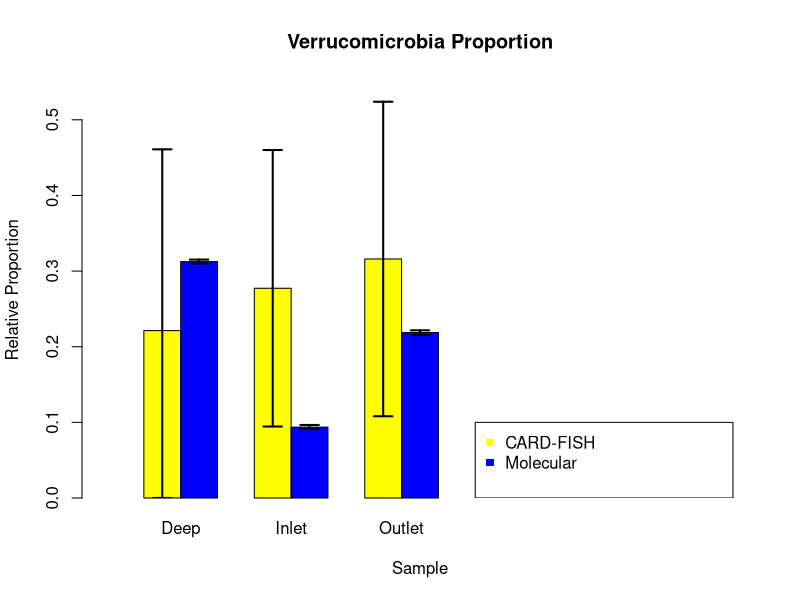

The R source for this figure:
## ---- chunk 1
#Create matrix of initial counts and area
#Also calculate sum of columns
Mus.In.Hypo.Eub.matrix <- matrix(nrow=3, ncol=3)
colnames(Mus.In.Hypo.Eub.matrix) <- c("DAPI","GFP", "Area um2")
Mus.In.Hypo.Eub.matrix[,1] <- c(539, 370, 288)
Mus.In.Hypo.Eub.matrix[,2] <- c(446, 267, 212)
Mus.In.Hypo.Eub.matrix[,3] <- c(4359.63, 2890.21, 1895.51)
MIHE.DAPI <- sum(Mus.In.Hypo.Eub.matrix[,1])
MIHE.GFP <- sum(Mus.In.Hypo.Eub.matrix[,2])
MIHE.Area <- sum(Mus.In.Hypo.Eub.matrix[,3])

Mus.Out.Hypo.Eub.matrix <- matrix(nrow=6, ncol=3)
colnames(Mus.Out.Hypo.Eub.matrix) <- c("DAPI","GFP","Area um2")
Mus.Out.Hypo.Eub.matrix[,1] <- c(107,200,160,182,264,159)
Mus.Out.Hypo.Eub.matrix[,2] <- c(70,123,86,100,169,105)
Mus.Out.Hypo.Eub.matrix[,3] <- c(3183.64,3971.45,3168.87,3980.98,4345.72,3283.65)
MOHE.DAPI <- sum(Mus.Out.Hypo.Eub.matrix[,1])
MOHE.GFP <- sum(Mus.Out.Hypo.Eub.matrix[,2])
MOHE.Area <- sum(Mus.Out.Hypo.Eub.matrix[,3])

Mus.Dep.Hypo.Eub.matrix <- matrix(nrow=4, ncol=3)
colnames(Mus.Dep.Hypo.Eub.matrix) <- c("DAPI","GFP", "Area um2")
Mus.Dep.Hypo.Eub.matrix[,1] <- c(266,316,220,280)
Mus.Dep.Hypo.Eub.matrix[,2] <- c(128,132,137,148)
Mus.Dep.Hypo.Eub.matrix[,3] <- c(3160.2,3466.53,3162.79,3485.15)
MDHE.DAPI <- sum(Mus.Dep.Hypo.Eub.matrix[,1])
MDHE.GFP <- sum(Mus.Dep.Hypo.Eub.matrix[,2])
MDHE.Area <- sum(Mus.Dep.Hypo.Eub.matrix[,3])

Mus.In.Hypo.Ver.matrix <- matrix(nrow=3, ncol=3)
colnames(Mus.In.Hypo.Ver.matrix) <- c("DAPI","GFP", "Area um2")
Mus.In.Hypo.Ver.matrix[,1] <- c(490,396,626)
Mus.In.Hypo.Ver.matrix[,2] <- c(107,80,137)
Mus.In.Hypo.Ver.matrix[,3] <- c(3476.03,3142.46,3939.4)
MIHV.DAPI <- sum(Mus.In.Hypo.Ver.matrix[,1])
MIHV.GFP <- sum(Mus.In.Hypo.Ver.matrix[,2])
MIHV.Area <- sum(Mus.In.Hypo.Ver.matrix[,3])

Mus.Out.Hypo.Ver.matrix <- matrix(nrow=6, ncol=3)
colnames(Mus.Out.Hypo.Ver.matrix) <- c("DAPI","GFP", "Area um2")
Mus.Out.Hypo.Ver.matrix[,1] <- c(145,150,120,226,244,180)
Mus.Out.Hypo.Ver.matrix[,2] <- c(30,21,22,34,51,47)
Mus.Out.Hypo.Ver.matrix[,3] <- c(4328.38,4316.28,4409.73,3971.45,4328.39,4321.46)
MOHV.DAPI <- sum(Mus.Out.Hypo.Ver.matrix[,1])
MOHV.GFP <- sum(Mus.Out.Hypo.Ver.matrix[,2])
MOHV.Area <- sum(Mus.Out.Hypo.Ver.matrix[,3])

Mus.Dep.Hypo.Ver.matrix <- matrix(nrow=5, ncol=3)
colnames(Mus.Dep.Hypo.Ver.matrix) <- c("DAPI","GFP","Area um2")
Mus.Dep.Hypo.Ver.matrix[,1] <- c(264,144,244,304,282)
Mus.Dep.Hypo.Ver.matrix[,2] <- c(29,15,26,41,27)
Mus.Dep.Hypo.Ver.matrix[,3] <- c(2836.98,3787.51,4356.16,4314.53,3611.04)
MDHV.DAPI <- sum(Mus.Dep.Hypo.Ver.matrix[,1])
MDHV.GFP <- sum(Mus.Dep.Hypo.Ver.matrix[,2])
MDHV.Area <- sum(Mus.Dep.Hypo.Ver.matrix[,3])

#Create table to display total counts
TEub.matrix <- matrix(nrow=2,ncol=3)
colnames(TEub.matrix) <- c("Deep","Inlet","Outlet")
rownames(TEub.matrix) <- c("Cells","Bacteria")
TEub.matrix[1,] <- c(MDHE.DAPI, MIHE.DAPI,MOHE.DAPI)
TEub.matrix[2,] <- c(MDHE.GFP, MIHE.GFP,MOHE.GFP)

TVer.matrix <- matrix(nrow=2,ncol=3)
colnames(TVer.matrix) <- c("Deep","Inlet","Outlet")
rownames(TVer.matrix) <- c("Cells","Verrucomicrobia")
TVer.matrix[1,] <- c(MDHV.DAPI, MIHV.DAPI,MOHV.DAPI)
TVer.matrix[2,] <- c(MDHV.GFP, MIHV.GFP,MOHV.GFP)

TEub.matrix

TVer.matrix
## ---- chunk 2
#Convert area from um2 to mm2
MDHE.Area <- MDHE.Area/10^6
MDHV.Area <- MDHV.Area/10^6
MIHE.Area <- MIHE.Area/10^6
MIHV.Area <- MIHV.Area/10^6
MOHE.Area <- MOHE.Area/10^6
MOHV.Area <- MOHV.Area/10^6

#Calculate total filtered area
MDHE.TArea <- 250/MDHE.Area
MDHV.TArea <- 250/MDHV.Area
MIHE.TArea <- 250/MIHE.Area
MIHV.TArea <- 250/MIHV.Area
MOHE.TArea <- 250/MOHE.Area
MOHV.TArea <- 250/MOHV.Area

#Create function to calculate cells/mL
cell.mL <- function(Area,Count){
  cell.filt <- Area * Count
  cells.mL <- cell.filt / 10
  return(cells.mL)
}

#Calculate cells/mL
MDHE.Cell.mL <- cell.mL(MDHE.TArea,MDHE.DAPI)
MDHE.Bac.mL <- cell.mL (MDHE.TArea, MDHE.GFP)
MDHV.Cell.mL <- cell.mL(MDHV.TArea, MDHV.DAPI)
MDHV.Ver.mL <- cell.mL(MDHV.TArea, MDHV.GFP)
MOHE.Cell.mL <- cell.mL (MOHE.TArea, MOHE.DAPI)
MOHE.Bac.mL <- cell.mL(MOHE.TArea, MOHE.GFP)
MOHV.Cell.mL <- cell.mL(MOHV.TArea,MOHV.DAPI)
MOHV.Ver.mL <- cell.mL(MOHV.TArea,MOHV.GFP)
MIHE.Cell.mL <- cell.mL(MIHE.TArea,MIHE.DAPI)
MIHE.Bac.mL <- cell.mL(MIHE.TArea,MIHE.GFP)
MIHV.Cell.mL <- cell.mL(MIHV.TArea,MIHV.DAPI)
MIHV.Ver.mL <- cell.mL(MIHV.TArea,MIHV.GFP)

#Create table to display cells/mL
Eub.matrix <- matrix(nrow=2,ncol=3)
colnames(Eub.matrix) <- c("Deep", "Inlet", "Outlet")
rownames(Eub.matrix) <- c("Cells/mL","Bacteria/mL")
Eub.matrix[1,] <- c(MDHE.Cell.mL,MIHE.Cell.mL,MOHE.Cell.mL)
Eub.matrix[2,] <- c(MDHE.Bac.mL,MIHE.Bac.mL,MOHE.Bac.mL)

Ver.matrix <- matrix(nrow=2,ncol=3)
colnames(Ver.matrix) <- c("Deep", "Inlet", "Outlet")
rownames(Ver.matrix) <- c("Cells/mL","Verrucomicrobia/mL")
Ver.matrix[1,] <- c(MDHV.Cell.mL,MIHV.Cell.mL,MOHV.Cell.mL)
Ver.matrix[2,] <- c(MDHV.Ver.mL,MIHV.Ver.mL,MOHV.Ver.mL)

Eub.matrix

Ver.matrix
## ---- chunk 3
#Calculate proporations
DBac.cell <- MDHE.Bac.mL/MDHE.Cell.mL
IBac.cell <- MIHE.Bac.mL/MIHE.Cell.mL
OBac.cell <- MOHE.Bac.mL/MOHE.Cell.mL
DVer.cell <- MDHV.Ver.mL/MDHV.Cell.mL
IVer.cell <- MIHV.Ver.mL/MIHV.Cell.mL
OVer.cell <- MOHV.Ver.mL/MOHV.Cell.mL
DVer.Bac <- MDHV.Ver.mL/MDHE.Bac.mL
IVer.Bac <- MIHV.Ver.mL/MIHE.Bac.mL
OVer.Bac <- MOHV.Ver.mL/MOHE.Bac.mL

#Create proportion table
Prop.matrix <- matrix(nrow=3,ncol=3)
colnames(Prop.matrix)<-c("Deep","Inlet","Outlet")
rownames(Prop.matrix)<-c("Bacteria/Cells","Verruco/Cells","Verruco/Bacteria")
Prop.matrix[1,]<-c(DBac.cell,IBac.cell,OBac.cell)
Prop.matrix[2,]<-c(DVer.cell,IVer.cell,OVer.cell)
Prop.matrix[3,]<-c(DVer.Bac,IVer.Bac,OVer.Bac)

Prop.matrix
## ---- chunk 4
#Calculate relative proportions
DRVer <- DVer.cell/DBac.cell
IRVer <- IVer.cell/IBac.cell
ORVer <- OVer.cell/OBac.cell

#Create relative proportion table
RelProp.matrix <- matrix(nrow=1,ncol=3)
colnames(RelProp.matrix) <- c("Deep","Inlet","Outlet")
rownames(RelProp.matrix) <- c("Verruco/Bacteria")
RelProp.matrix[1,] <- c(DRVer,IRVer,ORVer)

RelProp.matrix
## ---- chunk 5
#Make matrix
Abs.Rel <- matrix(nrow=2,ncol=3)
Abs.Rel[1,] <- Prop.matrix[3,]
Abs.Rel[2,] <- RelProp.matrix

#Transpose matrix; flip dimensions
Abs.Rel <- t(Abs.Rel)

prop.test(Abs.Rel)
## ---- chunk 6
#Make sequencing proportion table
Tag.matrix <- matrix(nrow=1, ncol=3)
colnames(Tag.matrix) <- c("Deep", "Inlet", "Outlet")
Tag.matrix[1,] <- c(0.31256, 0.09375,0.21875)

#Create table for comparison of seq and rel CARD-FISH
Tag.compare <- matrix(nrow=3, ncol=2)
Tag.compare[,1] <- Abs.Rel[,2]
Tag.compare[,2] <- c(0.31256, 0.09375,0.21875)

prop.test(Tag.compare)
## ---- chunk 7
#Function to calculate standard deviation
sd <- function(p,n){
  a <- 1-p
  b <- p*a
  c <- b/n
  d <- sqrt(c)
  return(d)
}

#Calculate sd
#Observations for FISH = num fields counted
FISH.Dep.sd <- sd(Abs.Rel[1,2], 3)
FISH.In.sd <- sd(Abs.Rel[2,2], 6)
FISH.Out.sd <- sd(Abs.Rel[3,2], 5)
#Observations for 
Tag.Dep.sd <- sd(Tag.compare[1,1], 25000)
Tag.In.sd <- sd(Tag.compare[2,1], 25000)
Tag.Out.sd <- sd(Tag.compare[3,1],25000)

#Prep matrix for bar plot
Tag.compare <- t(Tag.compare)

#Create bar plot
barplot(Tag.compare, width=1, names.arg=c("Deep", "Inlet", "Outlet"),beside=TRUE, horiz=FALSE, col=c("Yellow","Blue"),main="Verrucomicrobia Proportion", xlab="Sample", ylab="Relative Proportion", xlim=c(0,17),ylim=c(0,0.55), axisnames=TRUE)

#Add legend
legend(x=c(10,17), y=c(0,0.1), legend=c("CARD-FISH","Molecular"), col=c("yellow","blue"), pch=15)

#Add std error bars
#Vertical
segments(1.5,0,1.5,Tag.compare[1,1]+FISH.Dep.sd,lwd=2)
#Bottom horizontal
segments(1.25,0, 1.75, 0,lwd=2)
#Top horizontal
segments(1.25,Tag.compare[1,1]+FISH.Dep.sd, 1.75, Tag.compare[1,1]+FISH.Dep.sd,lwd=2)

segments(2.5,Tag.compare[2,1]-Tag.Dep.sd,2.5,Tag.compare[2,1]+Tag.Dep.sd,lwd=2)
segments(2.25,Tag.compare[2,1]-Tag.Dep.sd, 2.75, Tag.compare[2,1]-Tag.Dep.sd,lwd=2)
segments(2.25,Tag.compare[2,1]+Tag.Dep.sd, 2.75, Tag.compare[2,1]+Tag.Dep.sd,lwd=2)

segments(4.5,Tag.compare[1,2]-FISH.In.sd,4.5,Tag.compare[1,2]+FISH.In.sd,lwd=2)
segments(4.25,Tag.compare[1,2]-FISH.In.sd,4.75,Tag.compare[1,2]-FISH.In.sd,lwd=2)
segments(4.25,Tag.compare[1,2]+FISH.In.sd,4.75,Tag.compare[1,2]+FISH.In.sd,lwd=2)

segments(5.5,Tag.compare[2,2]-Tag.In.sd,5.5,Tag.compare[2,2]+Tag.In.sd,lwd=2)
segments(5.25,Tag.compare[2,2]-Tag.In.sd,5.75,Tag.compare[2,2]-Tag.In.sd,lwd=2)
segments(5.25,Tag.compare[2,2]+Tag.In.sd,5.75,Tag.compare[2,2]+Tag.In.sd,lwd=2)

segments(7.5,Tag.compare[1,3]-FISH.Out.sd,7.5,Tag.compare[1,3]+FISH.Out.sd,lwd=2)
segments(7.25,Tag.compare[1,3]-FISH.Out.sd,7.75,Tag.compare[1,3]-FISH.Out.sd,lwd=2)
segments(7.25,Tag.compare[1,3]+FISH.Out.sd,7.75,Tag.compare[1,3]+FISH.Out.sd,lwd=2)

segments(8.5,Tag.compare[2,3]-Tag.Out.sd,8.5,Tag.compare[2,3]+Tag.Out.sd,lwd=2)
segments(8.25,Tag.compare[2,3]-Tag.Out.sd,8.75,Tag.compare[2,3]-Tag.Out.sd,lwd=2)
segments(8.25,Tag.compare[2,3]+Tag.Out.sd,8.75,Tag.compare[2,3]+Tag.Out.sd,lwd=2)
## ---- chunk 8
power.prop.test(n=c(5), p1=Tag.compare[1,1], p2=Tag.compare[2,1], sig.level=0.05, power=NULL, alternative="two.sided")
## ---- chunk 9
power.prop.test(n=c(3), p1=Tag.compare[1,2], p2=Tag.compare[2,2], sig.level=0.05, power=NULL, alternative="two.sided")
## ---- chunk 10
power.prop.test(n=c(6), p1=Tag.compare[1,3], p2=Tag.compare[2,3], sig.level=0.05, power=NULL, alternative="two.sided")
